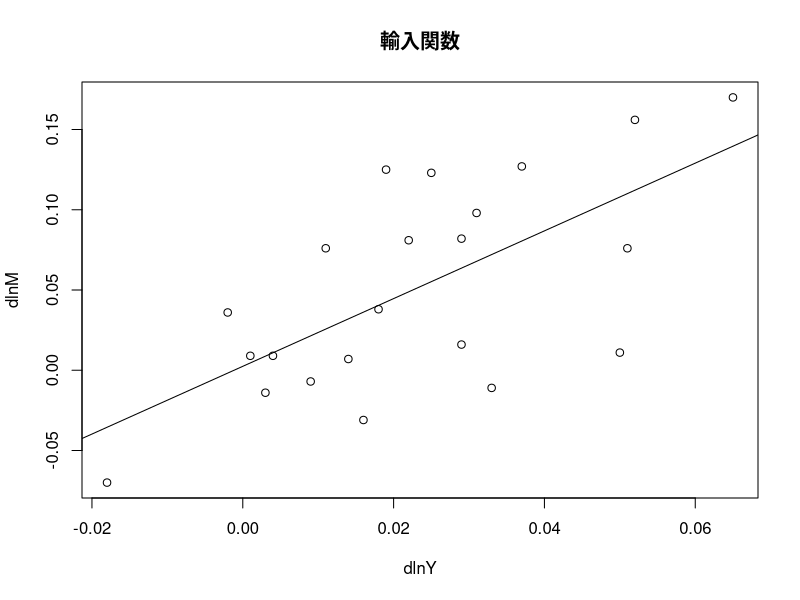

Here is the R script that generated this plot: (Note: this script raises an error after producing the figure.)
data1 <- read.table("ke0501.csv",header = TRUE, sep =",")
data1
plot(data1$dlnY, data1$dlnM,xlab="dlnY",ylab="dlnM",main="輸入関数")
fm2 <- lm(dlnM ~ dlnY, data = data1)
summary(fm2)
abline(fm2)
dwtest(fm2)